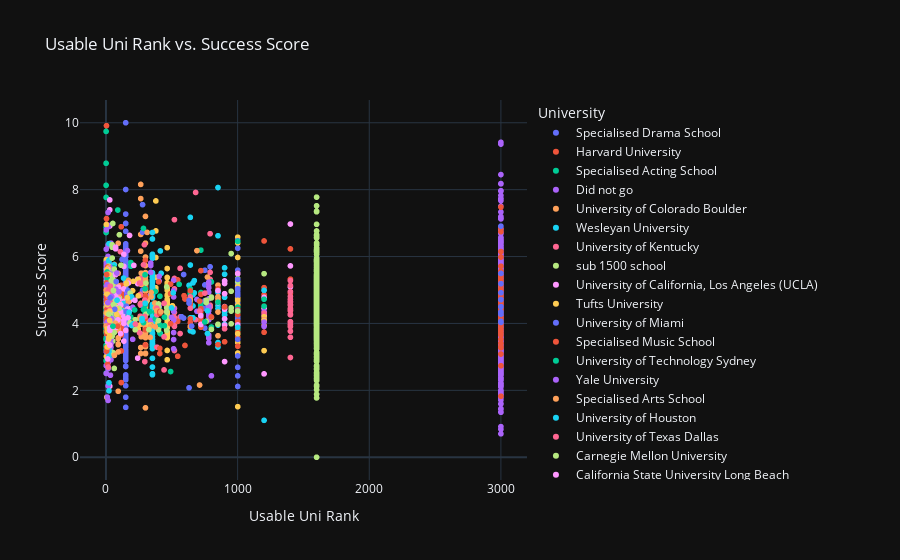

This figure's notebook cell:
### Code cell
fig = px.scatter(
    actor_df,
    x="Usable Uni Rank",
    y="Success Score",
    color='University',
    title="Usable Uni Rank vs. Success Score",
    hover_data={"index": actor_df.index}  # Include index in hover data
)

fig.show()
fig.write_html("new_uni_rank_vs_success_score.html")
